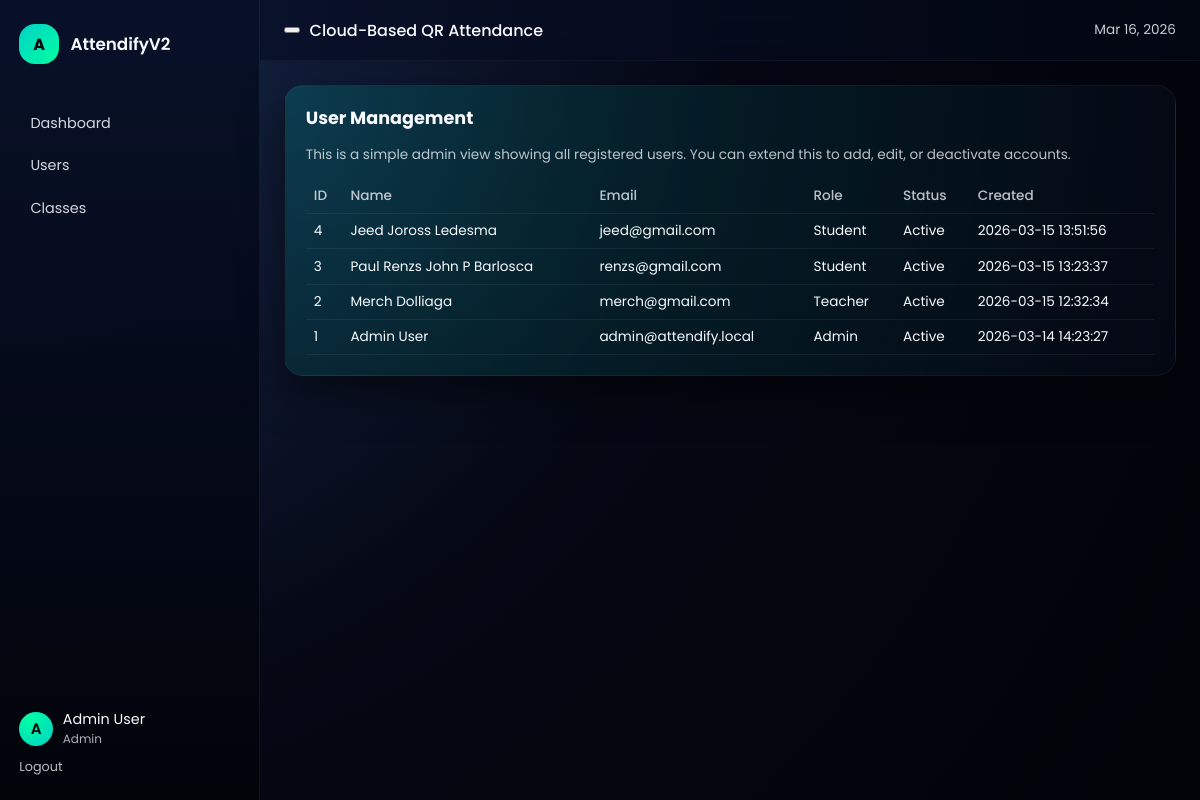
The app's page /AttendifyV2/public/admin/users (signed in) with its own data.
### tables this page shows
CREATE TABLE `users` (
  `id` int(11) NOT NULL,
  `name` varchar(100) NOT NULL,
  `email` varchar(120) NOT NULL,
  `password_hash` varchar(255) NOT NULL,
  `role` enum('admin','teacher','student') NOT NULL,
  `status` enum('active','inactive') NOT NULL DEFAULT 'active',
  `created_at` timestamp NOT NULL DEFAULT current_timestamp()
);

### AttendifyV2/src/helpers.php (called while the page is built, shortened)
<?php
function view(string $template, array $data = []): void
{
    extract($data);
    $baseUrl = BASE_URL;
    require __DIR__ . '/views/layout/header.php';
    require __DIR__ . '/views/' . $template . '.php';
    require __DIR__ . '/views/layout/footer.php';
}
function e(string $value): string
{
    return htmlspecialchars($value, ENT_QUOTES, 'UTF-8');
}

### AttendifyV2/src/views/admin/users/index.php (the view)
<div class="card">
    <h2 class="card-title">User Management</h2>
    <p class="muted">
        This is a simple admin view showing all registered users. You can extend this to add, edit, or deactivate accounts.
    </p>
    <?php if (empty($users)): ?>
        <p class="muted">No users found.</p>
    <?php else: ?>
        <table class="table">
            <thead>
            <tr>
                <th>ID</th>
                <th>Name</th>
                <th>Email</th>
                <th>Role</th>
                <th>Status</th>
                <th>Created</th>
            </tr>
            </thead>
            <tbody>
            <?php foreach ($users as $u): ?>
                <tr>
                    <td><?= (int)$u['id'] ?></td>
                    <td><?= e($u['name']) ?></td>
                    <td><?= e($u['email']) ?></td>
                    <td><?= e(ucfirst($u['role'])) ?></td>
                    <td><?= e(ucfirst($u['status'])) ?></td>
                    <td><?= e($u['created_at']) ?></td>
                </tr>
            <?php endforeach; ?>
            </tbody>
        </table>
    <?php endif; ?>
</div>

### AttendifyV2/src/views/layout/header.php (shortened to what this page needs)
<?php
$user = $_SESSION['user'] ?? null;
?>
<!DOCTYPE html>
<html lang="en">
<head>
    <link rel="stylesheet" href="<?= $baseUrl ?>/assets/css/style.css">
</head>
<?php $bodyClass = isset($user) ? 'app-body' : 'auth-body'; ?>
<body class="<?= $bodyClass ?>">
<?php if ($user): ?>
    <div class="app-shell">
        <aside class="sidebar" id="sidebar">
            <div class="sidebar-brand">
                <span class="brand-logo">A</span>
                <span class="brand-text">AttendifyV2</span>
            </div>
            <nav class="sidebar-nav">
                <a href="<?= $baseUrl ?>/dashboard" class="nav-link">Dashboard</a>
                <?php if ($user['role'] === 'admin'): ?>
                    <a href="<?= $baseUrl ?>/admin/users" class="nav-link">Users</a>
                    <a href="<?= $baseUrl ?>/admin/classes" class="nav-link">Classes</a>
                <?php elseif ($user['role'] === 'teacher'): ?>
                    <a href="<?= $baseUrl ?>/teacher/sessions" class="nav-link">My Sessions</a>
                <?php elseif ($user['role'] === 'student'): ?>
                    <a href="<?= $baseUrl ?>/student/attendance" class="nav-link">My Attendance</a>
                <?php endif; ?>
            </nav>
            <div class="sidebar-footer">
                <div class="user-mini">
                    <div class="user-avatar"><?= strtoupper(substr($user['name'], 0, 1)) ?></div>
                    <div class="user-info">
                        <div class="user-name"><?= e($user['name']) ?></div>
                        <div class="user-role"><?= e(ucfirst($user['role'])) ?></div>
                    </div>
                </div>
                <a href="<?= $baseUrl ?>/logout" class="logout-link">Logout</a>
            </div>
        </aside>
        <main class="main-content">
            <header class="topbar">
                <div class="topbar-left">
                    <button class="mobile-menu-toggle" type="button" aria-label="Toggle navigation">
                    </button>
                    <div class="topbar-title">Cloud-Based QR Attendance</div>
                </div>
                <div class="topbar-meta">
                    <span><?= date('M d, Y') ?></span>
                </div>
            </header>
            <section class="page-content">
<?php endif; ?>

### AttendifyV2/public/assets/css/style.css (style rules this page uses)
*, *::before, *::after { box-sizing: border-box; }
body { margin: 0; font-family: 'Poppins', system-ui, -apple-system, BlinkMacSystemFont, 'Segoe UI', sans-serif; background: radial-gradient(circle at top left, #1f3b6d 0, #050814 50%, #020308 100%); color: #f9fbff; }
a { color: inherit; text-decoration: none; }
.brand-logo { width: 40px; height: 40px; border-radius: 1rem; background: linear-gradient(135deg, #00d2c6, #00ffa3); display: flex; align-items: center; justify-content: center; font-weight: 700; color: #020308; }
.app-body { min-height: 100vh; }
.app-shell { display: grid; grid-template-columns: 260px minmax(0, 1fr); min-height: 100vh; background: radial-gradient(circle at top left, #182a50 0, #050814 50%, #020308 100%); position: relative; }
.sidebar { padding: 1.5rem 1.2rem; display: flex; flex-direction: column; gap: 1.5rem; border-right: 1px solid rgba(255, 255, 255, 0.06); background: linear-gradient(180deg, rgba(8, 16, 40, 0.98), rgba(2, 4, 10, 0.98)); }
.sidebar-brand { display: flex; align-items: center; gap: 0.7rem; margin-bottom: 0.5rem; }
.brand-text { font-weight: 600; font-size: 1.05rem; }
.sidebar-nav { display: flex; flex-direction: column; gap: 0.25rem; margin-top: 0.5rem; }
.nav-link { padding: 0.55rem 0.7rem; border-radius: 0.7rem; font-size: 0.9rem; opacity: 0.85; transition: background 0.15s ease, opacity 0.15s ease, transform 0.1s ease; }
.sidebar-footer { margin-top: auto; display: flex; flex-direction: column; gap: 0.6rem; }
.user-mini { display: flex; align-items: center; gap: 0.6rem; }
.user-avatar { width: 34px; height: 34px; border-radius: 999px; background: radial-gradient(circle at 30% 20%, #00ffa3, #00d2c6); display: flex; align-items: center; justify-content: center; color: #020308; font-weight: 600; font-size: 0.95rem; }
.user-info { display: flex; flex-direction: column; }
.user-name { font-size: 0.9rem; }
.user-role { font-size: 0.75rem; opacity: 0.7; }
.logout-link { font-size: 0.8rem; opacity: 0.75; }
.main-content { display: flex; flex-direction: column; }
.topbar { display: flex; align-items: center; justify-content: space-between; padding: 1.1rem 1.5rem; border-bottom: 1px solid rgba(255, 255, 255, 0.04); backdrop-filter: blur(18px); background: linear-gradient(90deg, rgba(8, 16, 40, 0.85), rgba(3, 7, 18, 0.9)); }
.topbar-title { font-weight: 500; }
.topbar-left { display: flex; align-items: center; gap: 0.6rem; }
.topbar-meta { font-size: 0.85rem; opacity: 0.8; }
.page-content { padding: 1.5rem; }
.card { background: radial-gradient(circle at top left, rgba(0, 210, 198, 0.18), rgba(5, 8, 20, 0.95)); border-radius: 1.2rem; padding: 1.2rem 1.3rem; border: 1px solid rgba(255, 255, 255, 0.04); box-shadow: 0 18px 40px rgba(0, 0, 0, 0.5); }
.card-title { margin: 0 0 0.7rem; font-size: 1.1rem; }
.muted { font-size: 0.85rem; opacity: 0.75; }
.table { width: 100%; border-collapse: collapse; font-size: 0.85rem; margin-top: 0.5rem; }
.table th, .table td { padding: 0.45rem 0.5rem; border-bottom: 1px solid rgba(255, 255, 255, 0.06); }
.table th { text-align: left; opacity: 0.75; font-weight: 500; }

### records on screen
users: name "A", name "Admin User", role "Admin", id "1", email "admin@attendify.local", status "Active", created_at "2026-03-14 14:23:27"
users: id "4", name "Jeed Joross Ledesma", email "jeed@gmail.com", role "Student", status "Active", created_at "2026-03-15 13:51:56"
users: id "3", name "Paul Renzs John P Barlosca", email "renzs@gmail.com", role "Student", status "Active", created_at "2026-03-15 13:23:37"
users: id "2", name "Merch Dolliaga", email "merch@gmail.com", role "Teacher", status "Active", created_at "2026-03-15 12:32:34"
